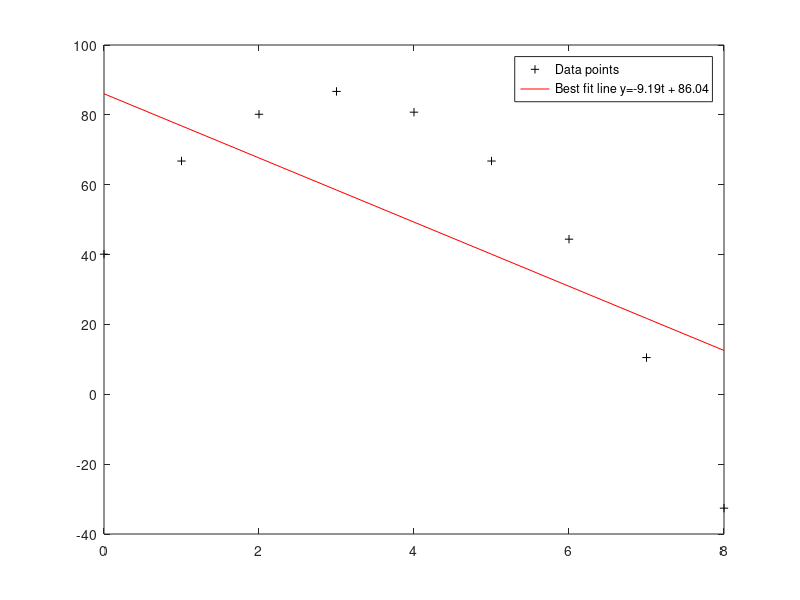

Write the MATLAB code that produced this figure.
t= [0:8]; 
y= [40.12 66.78 80.17 86.71 80.77 66.78 44.41 10.51 -32.60];
 
pc = polyfit(t,y,1); % 1 means linear fit
plot (t, y,'k+');
hold on;
plot(t,polyval(pc,t),'r-');
txt = sprintf('Best fit line y=%.2ft + %.2f',pc(1),pc(2));
legend('Data points',txt);
